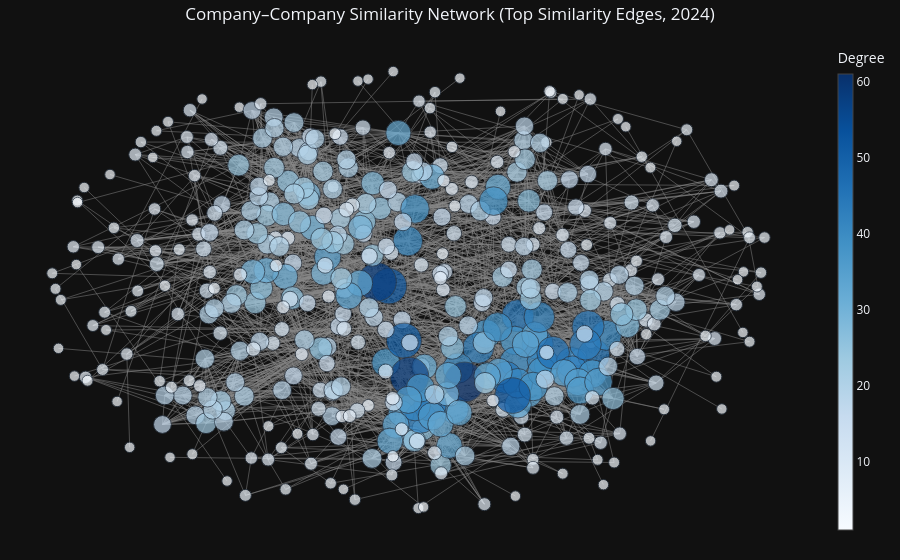

Notebook code for this chart:
### Code cell
import plotly.graph_objects as go

if H_cc.number_of_nodes() > 0:
    # Layout positions from NetworkX
    pos = nx.spring_layout(H_cc, seed=42, k=0.4)

    # --- Build edge traces ---
    edge_x = []
    edge_y = []
    edge_weights = []
    edge_text = []

    for u, v, d in H_cc.edges(data=True):
        x0, y0 = pos[u]
        x1, y1 = pos[v]
        edge_x += [x0, x1, None]
        edge_y += [y0, y1, None]
        edge_weights.append(d["weight"])
        edge_text.append(f"{G.nodes[u]['label']} ↔ {G.nodes[v]['label']}<br>weight={d['weight']:.4f}")

    edge_trace = go.Scatter(
        x=edge_x,
        y=edge_y,
        line=dict(width=0.5, color="#888"),
        hoverinfo="none",
        mode="lines",
        name="Similarity"
    )

    # Optional: separate edge hover markers at midpoints
    edge_mid_x = []
    edge_mid_y = []
    for u, v, d in H_cc.edges(data=True):
        x0, y0 = pos[u]
        x1, y1 = pos[v]
        edge_mid_x.append((x0 + x1) / 2)
        edge_mid_y.append((y0 + y1) / 2)

    edge_hover_trace = go.Scatter(
        x=edge_mid_x,
        y=edge_mid_y,
        mode="markers",
        hoverinfo="text",
        marker=dict(size=5, color="rgba(0,0,0,0)"),  # invisible markers
        text=edge_text,
        name="Edge info"
    )

    # --- Build node trace ---
    degrees = dict(H_cc.degree())
    max_deg = max(degrees.values()) if degrees else 1

    node_x = []
    node_y = []
    node_size = []
    node_text = []

    for n in H_cc.nodes():
        x, y = pos[n]
        node_x.append(x)
        node_y.append(y)
        # Node size scaled by degree
        node_size.append(10 + 30 * (degrees[n] / max_deg))
        label = G.nodes[n]["label"]
        node_text.append(
            f"{label}<br>symbol={n}"
            f"<br>degree={degrees[n]}"
        )

    node_trace = go.Scatter(
        x=node_x,
        y=node_y,
        mode="markers",
        hoverinfo="text",
        text=node_text,
        marker=dict(
            showscale=True,
            colorscale="Blues",
            reversescale=False,
            color=[degrees[n] for n in H_cc.nodes()],
            size=node_size,
            colorbar=dict(
                thickness=15,
                title="Degree",
                xanchor="left",

            ),
            line_width=1
        ),
        name="Companies"
    )

    fig = go.Figure(
        data=[edge_trace, edge_hover_trace, node_trace],
        layout=go.Layout(
            title="Company–Company Similarity Network (Top Similarity Edges, 2024)",
            title_x=0.5,
            showlegend=False,
            hovermode="closest",
            margin=dict(b=20, l=5, r=5, t=40),
            xaxis=dict(showgrid=False, zeroline=False, showticklabels=False),
            yaxis=dict(showgrid=False, zeroline=False, showticklabels=False),
        )
    )

    fig.show()
else:
    print("No edges in the thresholded company-company graph to plot.")

### Figure 1 — Plotly figure (JSON) as saved in the notebook; plotly's stock layout.template omitted (floating-point values rounded to 4 significant figures; data arrays with more than 128 entries replaced by an {"elided": "..."} marker saying what was removed)
{"data": [{"hoverinfo": "none", "line": {"color": "#888", "width": 0.5}, "mode": "lines", "name": "Similarity", "x": {"elided": "10581 float values"}, "y": {"elided": "10581 float values"}, "type": "scatter"}, {"hoverinfo": "text", "marker": {"color": "rgba(0,0,0,0)", "size": 5}, "mode": "markers", "name": "Edge info", "text": {"elided": "3527 str values"}, "x": {"elided": "3527 float values"}, "y": {"elided": "3527 float values"}, "type": "scatter"}, {"hoverinfo": "text", "marker": {"color": {"elided": "453 int values"}, "colorbar": {"thickness": 15, "title": {"text": "Degree"}, "xanchor": "left"}, "colorscale": [[0.0, "rgb(247,251,255)"], [0.125, "rgb(222,235,247)"], [0.25, "rgb(198,219,239)"], [0.375, "rgb(158,202,225)"], [0.5, "rgb(107,174,214)"], [0.625, "rgb(66,146,198)"], [0.75, "rgb(33,113,181)"], [0.875, "rgb(8,81,156)"], [1.0, "rgb(8,48,107)"]], "line": {"width": 1}, "reversescale": false, "showscale": true, "size": {"elided": "453 float values"}}, "mode": "markers", "name": "Companies", "text": {"elided": "453 str values"}, "x": {"elided": "453 float values"}, "y": {"elided": "453 float values"}, "type": "scatter"}], "layout": {"hovermode": "closest", "margin": {"b": 20, "l": 5, "r": 5, "t": 40}, "showlegend": false, "title": {"text": "Company–Company Similarity Network (Top Similarity Edges, 2024)", "x": 0.5}, "xaxis": {"showgrid": false, "showticklabels": false, "zeroline": false}, "yaxis": {"showgrid": false, "showticklabels": false, "zeroline": false}}}
